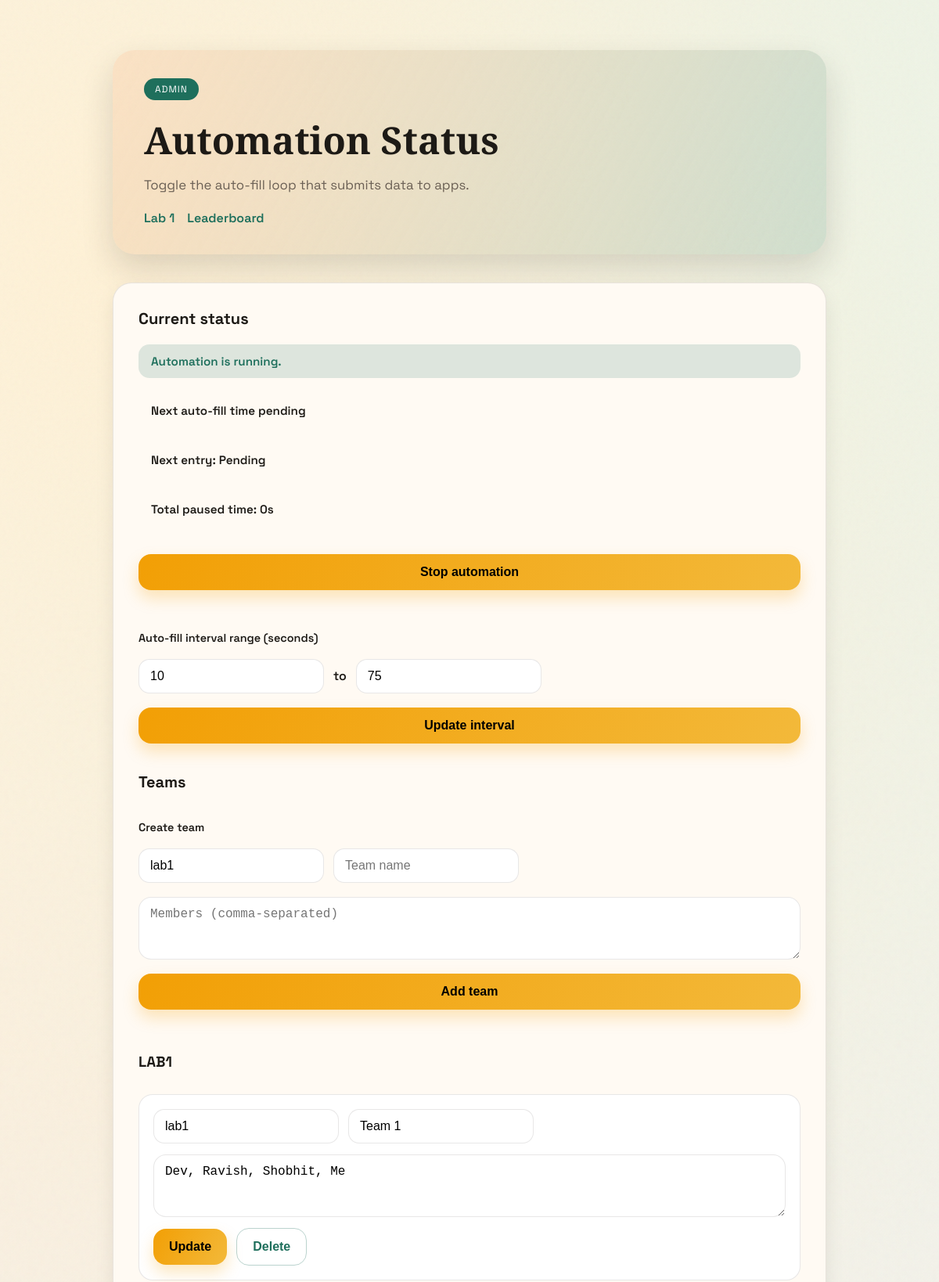
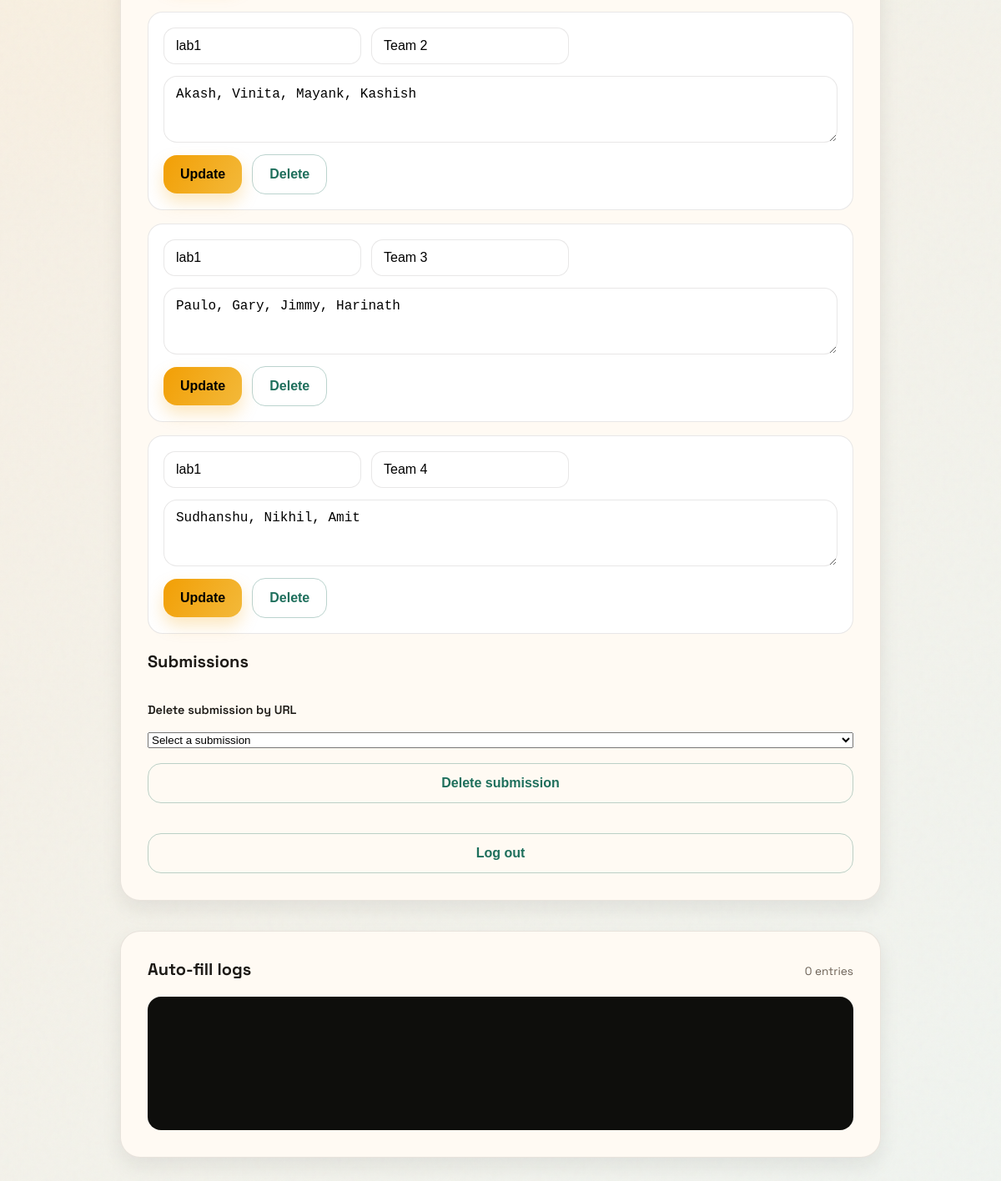
/admin/panel (signed in), run on the app's committed database (2 pictures, top to bottom).
### tables this page shows
CREATE TABLE teams (
    id INTEGER PRIMARY KEY AUTOINCREMENT,
    lab TEXT NOT NULL,
    name TEXT NOT NULL,
    members TEXT NOT NULL,
    created_at INTEGER NOT NULL,
    updated_at INTEGER NOT NULL,
    UNIQUE(lab, name)
);

### app.py (the view)
@app.get("/admin/panel")
def admin_panel():
    if not session.get("admin"):
        return redirect(url_for("admin_login"))
    paused_seconds = automation_total_paused_seconds
    if automation_paused_at is not None:
        paused_seconds += int(time.time() - automation_paused_at)
    next_fill_in = None
    if next_auto_fill_at is not None:
        next_fill_in = max(0, int(next_auto_fill_at - time.time()))
    return render_template(
        "admin_panel.html",
        automation_enabled=automation_enabled,
        auto_interval_min=AUTO_INTERVAL_MIN_SECONDS,
        auto_interval_max=AUTO_INTERVAL_MAX_SECONDS,
        teams=list_teams(),
        submissions=list_students(),
        automation_paused_seconds=paused_seconds,
        next_fill_in_seconds=next_fill_in,
        next_fill_entry_text=next_auto_fill_entry_text,
    )

### app.py (called while the page is built)
def get_db():
    conn = sqlite3.connect(DB_PATH, timeout=5)
    conn.row_factory = sqlite3.Row
    return conn

def list_teams(lab=None):
    with db_lock:
        conn = get_db()
        try:
            if lab:
                rows = conn.execute(
                    """
                    SELECT id, lab, name, members, updated_at
                    FROM teams
                    WHERE lab = ?
                    ORDER BY name ASC
                    """,
                    (lab,),
                ).fetchall()
            else:
                rows = conn.execute(
                    """
                    SELECT id, lab, name, members, updated_at
                    FROM teams
                    ORDER BY lab ASC, name ASC
                    """
                ).fetchall()
        finally:
            conn.close()
    return [dict(row) for row in rows]

def list_students():
    with db_lock:
        conn = get_db()
        try:
            rows = conn.execute(
                "SELECT name, url, added_at FROM students ORDER BY added_at DESC"
            ).fetchall()
        finally:
            conn.close()
    return [dict(row) for row in rows]

### templates/admin_panel.html (shortened to what this page needs)
<!doctype html>
<html lang="en">
  <head>
    <link rel="stylesheet" href="/static/style.css" />
  </head>
  <body>
    <main class="page">
      <section class="hero">
        <div class="badge">Admin</div>
        <h1>Automation Status</h1>
        <p>Toggle the auto-fill loop that submits data to apps.</p>
        <div class="nav-links">
          <a class="ghost-link" href="/lab1">Lab 1</a>
          <a class="ghost-link" href="/leaderboard">Leaderboard</a>
        </div>
      </section>
      <section class="panel">
        <div class="results-header">
          <h2>Current status</h2>
        </div>
        <div class="status {% if automation_enabled %}ok{% else %}error{% endif %}">
          Automation is {% if automation_enabled %}running{% else %}stopped{% endif %}.
        </div>
        <div class="status" id="auto-fill-timer" data-next-seconds="{{ next_fill_in_seconds or 0 }}">
          {% if automation_enabled and next_fill_in_seconds is not none %}
          Next auto-fill in {{ next_fill_in_seconds }}s
          {% elif automation_enabled %}
          Next auto-fill time pending
          {% else %}
          Automation paused
          {% endif %}
        </div>
        <div class="status">
          Next entry: <span id="auto-fill-entry">{{ next_fill_entry_text or "Pending" }}</span>
        </div>
        <div class="status">
          Total paused time: {{ automation_paused_seconds }}s
        </div>
        <form method="post" action="/admin/toggle" class="admin-actions">
          <button type="submit">
            {% if automation_enabled %}Stop automation{% else %}Start automation{% endif %}
          </button>
        </form>
        <form method="post" action="/admin/interval" class="admin-actions">
          <label class="form-label">
            Auto-fill interval range (seconds)
          </label>
          <div class="inline-fields">
            <input
              type="number"
              name="auto_interval_min"
              min="1"
              value="{{ auto_interval_min }}"
              required
            />
            <span class="field-divider">to</span>
            <input
              type="number"
              name="auto_interval_max"
              min="1"
              value="{{ auto_interval_max }}"
              required
            />
          </div>
          <button type="submit">Update interval</button>
        </form>
        <div class="results-header">
          <h2>Teams</h2>
        </div>
        <form method="post" action="/admin/teams" class="admin-actions">
          <label class="form-label">Create team</label>
          <div class="inline-fields">
            <input type="text" name="lab" value="lab1" placeholder="lab1" required />
            <input type="text" name="name" placeholder="Team name" required />
          </div>
          <textarea
            name="members"
            rows="3"
            placeholder="Members (comma-separated)"
            required
          ></textarea>
          <button type="submit">Add team</button>
        </form>
        {% if teams %}
        {% for group in teams|groupby('lab') %}
        <div class="team-group">
          <h3>{{ group.grouper | upper }}</h3>
          <div class="team-list">
            {% for team in group.list %}
            <form method="post" action="/admin/teams/{{ team.id }}/update" class="team-card">
              <div class="inline-fields">
                <input type="text" name="lab" value="{{ team.lab }}" required />
                <input type="text" name="name" value="{{ team.name }}" required />
              </div>
              <textarea name="members" rows="3" required>{{ team.members }}</textarea>
              <div class="inline-fields">
                <button type="submit">Update</button>
                <button type="submit" formaction="/admin/teams/{{ team.id }}/delete" class="ghost">
                  Delete
                </button>
              </div>
            </form>
            {% endfor %}
          </div>
        </div>
        {% endfor %}
        {% else %}
        <p>No teams configured yet.</p>
        {% endif %}
        <div class="results-header">
          <h2>Submissions</h2>
        </div>
        <form method="post" action="/admin/submissions/delete" class="admin-actions">
          <label class="form-label">Delete submission by URL</label>
          <select name="url" required>
            <option value="" disabled selected>Select a submission</option>
          </select>
          <button type="submit" class="ghost">Delete submission</button>
        </form>
        <form method="post" action="/admin/logout">
          <button type="submit" class="ghost">Log out</button>
        </form>
      </section>
      <section class="panel">
        <div class="results-header">
          <h2>Auto-fill logs</h2>
          <span id="log-count">0 entries</span>
        </div>
        <div class="log-box" id="log-box"></div>
      </section>
    </main>
  </body>
</html>

### static/style.css (style rules this page uses)
:root { --ink: #1d1a16; --muted: #6a5f54; --sand: #f4efe7; --peach: #f7c59f; --sun: #f29f05; --river: #1e6f5c; --panel: #fffaf3; --outline: rgba(29, 26, 22, 0.1); --shadow: 0 18px 40px rgba(29, 26, 22, 0.15); }
* { box-sizing: border-box; }
body { margin: 0; font-family: "Space Grotesk", "Segoe UI", sans-serif; color: var(--ink); background: radial-gradient(circle at 15% 10%, #fff1d6 0%, transparent 55%), radial-gradient(circle at 85% 5%, #e2f5f0 0%, transparent 50%), linear-gradient(135deg, #fdf4e7 0%, #f7efe3 35%, #f0f4f0 100%); min-height: 100vh; }
.page { position: relative; z-index: 1; max-width: 960px; margin: 0 auto; padding: 64px 24px 80px; display: grid; gap: 36px; }
.hero { background: linear-gradient(120deg, rgba(247, 197, 159, 0.35), rgba(30, 111, 92, 0.15)); border-radius: 28px; padding: 36px 40px; box-shadow: var(--shadow); animation: floatIn 0.8s ease-out; }
.badge { display: inline-flex; align-items: center; gap: 8px; background: var(--river); color: #fff; padding: 6px 14px; border-radius: 999px; font-size: 0.75rem; letter-spacing: 0.08em; text-transform: uppercase; }
.hero h1 { font-family: "Instrument Serif", Georgia, serif; font-size: clamp(2.3rem, 4vw, 3.4rem); margin: 18px 0 12px; }
.hero p { margin: 0; max-width: 560px; color: var(--muted); font-size: 1.05rem; line-height: 1.6; }
.ghost-link { display: inline-flex; align-items: center; margin-top: 18px; color: var(--river); text-decoration: none; font-weight: 600; }
.nav-links { display: flex; gap: 16px; flex-wrap: wrap; }
.admin-actions { margin: 16px 0; }
.panel { background: var(--panel); border-radius: 24px; padding: 32px; border: 1px solid var(--outline); box-shadow: 0 10px 24px rgba(29, 26, 22, 0.08); display: grid; gap: 20px; animation: slideUp 0.7s ease-out 0.1s both; }
form { display: grid; gap: 18px; }
textarea { width: 100%; padding: 12px 14px; border-radius: 16px; border: 1px solid var(--outline); font-size: 1rem; background: #fff; font-family: "IBM Plex Mono", monospace; resize: vertical; }
.form-label { font-size: 0.9rem; font-weight: 600; }
.inline-fields { display: flex; gap: 12px; align-items: center; flex-wrap: wrap; }
.inline-fields input { padding: 12px 14px; border-radius: 14px; border: 1px solid var(--outline); font-size: 1rem; background: #fff; min-width: 120px; }
.field-divider { color: var(--ink); font-weight: 600; }
.team-group { display: grid; gap: 12px; }
.team-list { display: grid; gap: 16px; }
.team-card { border: 1px solid var(--outline); border-radius: 18px; padding: 18px; background: #fff; display: grid; gap: 14px; }
button { background: linear-gradient(120deg, var(--sun), #f3b93a); border: none; padding: 14px 20px; border-radius: 16px; font-weight: 600; font-size: 1rem; cursor: pointer; box-shadow: 0 10px 20px rgba(242, 159, 5, 0.25); transition: transform 0.2s ease, box-shadow 0.2s ease; }
button.ghost { background: transparent; color: var(--river); border: 1px solid rgba(30, 111, 92, 0.3); box-shadow: none; }
.status { padding: 12px 16px; border-radius: 14px; font-weight: 600; font-size: 0.95rem; }
.status.ok { background: rgba(30, 111, 92, 0.15); color: var(--river); }
.results-header { display: flex; justify-content: space-between; align-items: baseline; gap: 16px; }
.results-header h2 { margin: 0; font-size: 1.25rem; }
.results-header span { font-size: 0.85rem; color: var(--muted); }
.log-box { background: #0e0e0c; color: #f3e6d5; border-radius: 16px; padding: 16px; min-height: 160px; font-family: "Space Grotesk", "Segoe UI", sans-serif; font-size: 0.9rem; line-height: 1.5; overflow-y: auto; }

### data on the page
teams: grouper "LAB1", lab "lab1", name "Team 1", members "Dev, Ravish, Shobhit, Me"
teams: lab "lab1", name "Team 2", members "Akash, Vinita, Mayank, Kashish"
teams: lab "lab1", name "Team 3", members "Paulo, Gary, Jimmy, Harinath"
teams: lab "lab1", name "Team 4", members "Sudhanshu, Nikhil, Amit"

### other printed values
{{ next_fill_entry_text or "Pending" }} "Pending"
{{ automation_paused_seconds }} "0"
